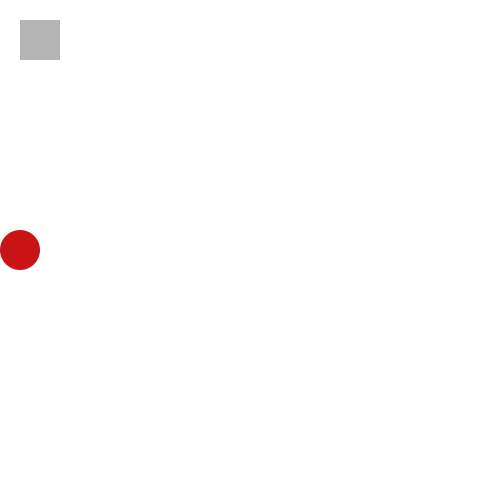
Frame 1 (no input)
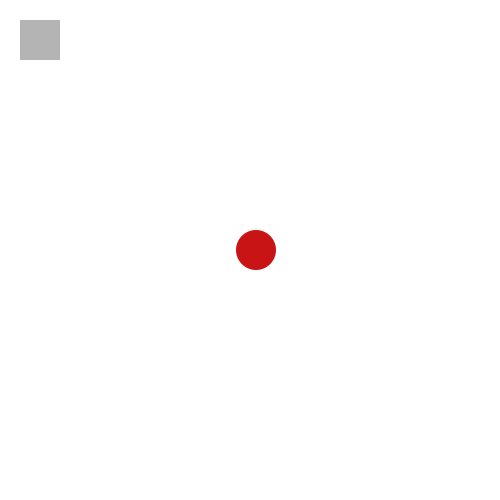
Frame 60 (the mouse pressed at the canvas centre just before this capture)
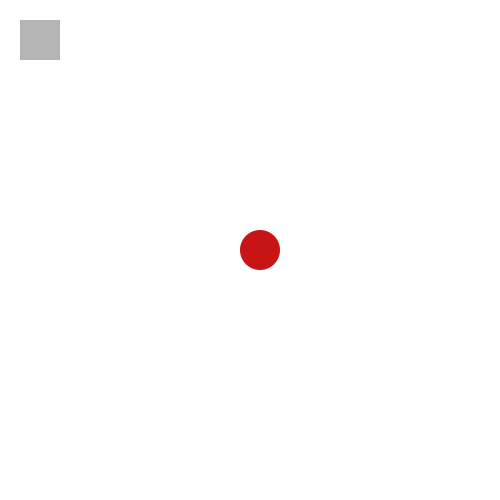
Frame 120 (the mouse held since frame 60 and released just before this capture)

The Processing sketch that drew these frames (run headless with seeded random() and noise(); from frame 60 on, the mouse is pressed at the canvas centre):

// Processing sketch: primero
// ── primero.pde
int a;
int inc;

void setup(){
size(500,500);
a = 20;
inc = 4;

}

void draw(){
  background(255);
  fill(200,20,20);
  noStroke();
  ellipse(a,250,40,40);
  
  a += inc;
   
  if (a>500){
    a = 0;
  }
  
  fill(180);
  rect(20,20,40,40);
}

void mousePressed(){
  
  if(mouseX>20 && mouseX<60 && mouseY>20 && mouseY<60){
     inc=int(random(20));
  }else{  
    if(inc==0){
      inc=4;
    }else{
      inc=0;
    }  
  }

}
